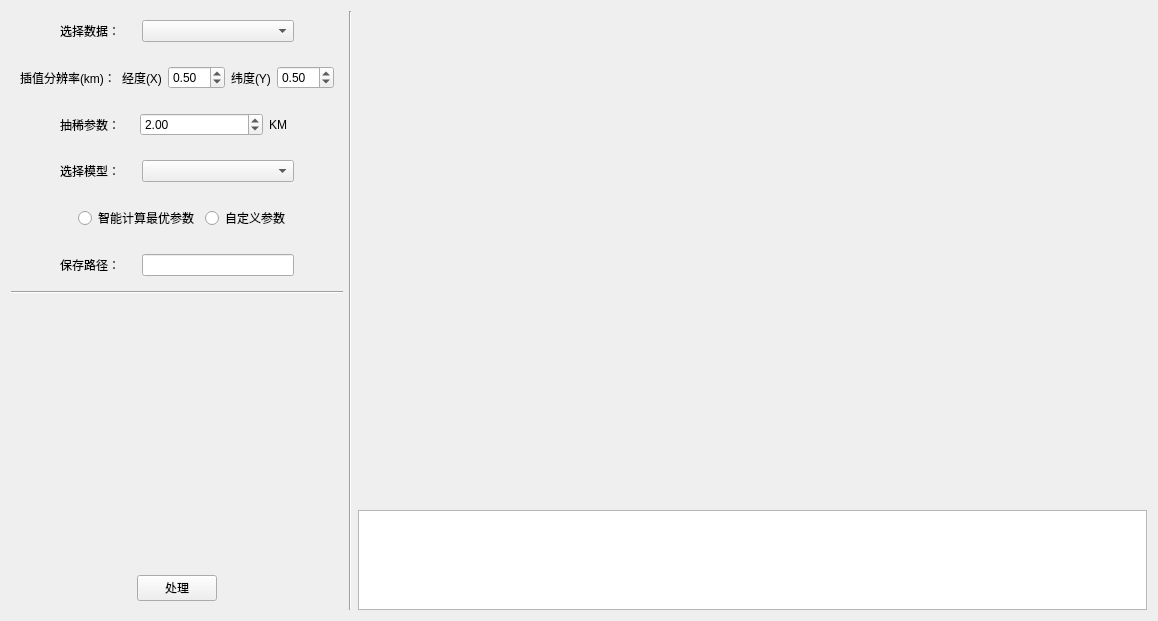
<?xml version="1.0" encoding="UTF-8"?>
<ui version="4.0">
 <class>ReferenceMap</class>
 <widget class="QWidget" name="ReferenceMap">
  <property name="geometry">
   <rect>
    <x>0</x>
    <y>0</y>
    <width>1158</width>
    <height>621</height>
   </rect>
  </property>
  <property name="minimumSize">
   <size>
    <width>0</width>
    <height>0</height>
   </size>
  </property>
  <property name="windowTitle">
   <string>整图建模</string>
  </property>
  <layout class="QHBoxLayout" name="horizontalLayout_6">
   <item>
    <layout class="QHBoxLayout" name="horizontalLayout" stretch="2,0,7">
     <property name="sizeConstraint">
      <enum>QLayout::SizeConstraint::SetDefaultConstraint</enum>
     </property>
     <item>
      <layout class="QVBoxLayout" name="verticalLayout" stretch="1,0,0,1,0,0,0,7,1">
       <property name="sizeConstraint">
        <enum>QLayout::SizeConstraint::SetDefaultConstraint</enum>
       </property>
       <item>
        <widget class="QWidget" name="widget_data" native="true">
         <property name="sizePolicy">
          <sizepolicy hsizetype="Preferred" vsizetype="Preferred">
           <horstretch>0</horstretch>
           <verstretch>0</verstretch>
          </sizepolicy>
         </property>
         <property name="minimumSize">
          <size>
           <width>0</width>
           <height>0</height>
          </size>
         </property>
         <layout class="QHBoxLayout" name="horizontalLayout_3" stretch="0,3,6,0">
          <property name="spacing">
           <number>6</number>
          </property>
          <property name="sizeConstraint">
           <enum>QLayout::SizeConstraint::SetDefaultConstraint</enum>
          </property>
          <item>
           <spacer name="horizontalSpacer_5">
            <property name="orientation">
             <enum>Qt::Orientation::Horizontal</enum>
            </property>
            <property name="sizeHint" stdset="0">
             <size>
              <width>40</width>
              <height>20</height>
             </size>
            </property>
           </spacer>
          </item>
          <item>
           <widget class="QLabel" name="label_2">
            <property name="sizePolicy">
             <sizepolicy hsizetype="Preferred" vsizetype="Preferred">
              <horstretch>0</horstretch>
              <verstretch>0</verstretch>
             </sizepolicy>
            </property>
            <property name="minimumSize">
             <size>
              <width>0</width>
              <height>0</height>
             </size>
            </property>
            <property name="text">
             <string>选择数据：</string>
            </property>
           </widget>
          </item>
          <item>
           <widget class="QComboBox" name="comboBox_data"/>
          </item>
          <item>
           <spacer name="horizontalSpacer_6">
            <property name="orientation">
             <enum>Qt::Orientation::Horizontal</enum>
            </property>
            <property name="sizeHint" stdset="0">
             <size>
              <width>40</width>
              <height>20</height>
             </size>
            </property>
           </spacer>
          </item>
         </layout>
        </widget>
       </item>
       <item>
        <widget class="QWidget" name="widget_3" native="true">
         <property name="minimumSize">
          <size>
           <width>0</width>
           <height>0</height>
          </size>
         </property>
         <layout class="QHBoxLayout" name="horizontalLayout_14">
          <item>
           <spacer name="horizontalSpacer_11">
            <property name="orientation">
             <enum>Qt::Orientation::Horizontal</enum>
            </property>
            <property name="sizeHint" stdset="0">
             <size>
              <width>40</width>
              <height>20</height>
             </size>
            </property>
           </spacer>
          </item>
          <item>
           <widget class="QLabel" name="label_5">
            <property name="text">
             <string>插值分辨率(km)：</string>
            </property>
           </widget>
          </item>
          <item>
           <widget class="QLabel" name="label_7">
            <property name="text">
             <string>经度(X)</string>
            </property>
           </widget>
          </item>
          <item>
           <widget class="QDoubleSpinBox" name="doubleSpinBox_dx">
            <property name="sizePolicy">
             <sizepolicy hsizetype="Preferred" vsizetype="Fixed">
              <horstretch>0</horstretch>
              <verstretch>0</verstretch>
             </sizepolicy>
            </property>
            <property name="maximumSize">
             <size>
              <width>80</width>
              <height>16777215</height>
             </size>
            </property>
            <property name="value">
             <double>0.500000000000000</double>
            </property>
           </widget>
          </item>
          <item>
           <widget class="QLabel" name="label_6">
            <property name="text">
             <string>纬度(Y)</string>
            </property>
           </widget>
          </item>
          <item>
           <widget class="QDoubleSpinBox" name="doubleSpinBox_dy">
            <property name="enabled">
             <bool>true</bool>
            </property>
            <property name="sizePolicy">
             <sizepolicy hsizetype="Preferred" vsizetype="Fixed">
              <horstretch>0</horstretch>
              <verstretch>0</verstretch>
             </sizepolicy>
            </property>
            <property name="maximumSize">
             <size>
              <width>80</width>
              <height>16777215</height>
             </size>
            </property>
            <property name="value">
             <double>0.500000000000000</double>
            </property>
           </widget>
          </item>
          <item>
           <spacer name="horizontalSpacer_12">
            <property name="orientation">
             <enum>Qt::Orientation::Horizontal</enum>
            </property>
            <property name="sizeHint" stdset="0">
             <size>
              <width>40</width>
              <height>20</height>
             </size>
            </property>
           </spacer>
          </item>
         </layout>
        </widget>
       </item>
       <item>
        <widget class="QWidget" name="widget_2" native="true">
         <property name="minimumSize">
          <size>
           <width>0</width>
           <height>0</height>
          </size>
         </property>
         <layout class="QHBoxLayout" name="horizontalLayout_13" stretch="0,3,5,1,0">
          <item>
           <spacer name="horizontalSpacer_9">
            <property name="orientation">
             <enum>Qt::Orientation::Horizontal</enum>
            </property>
            <property name="sizeHint" stdset="0">
             <size>
              <width>40</width>
              <height>20</height>
             </size>
            </property>
           </spacer>
          </item>
          <item>
           <widget class="QLabel" name="label_4">
            <property name="text">
             <string>抽稀参数：</string>
            </property>
           </widget>
          </item>
          <item>
           <widget class="QDoubleSpinBox" name="doubleSpinBox_sparse">
            <property name="value">
             <double>2.000000000000000</double>
            </property>
           </widget>
          </item>
          <item>
           <widget class="QLabel" name="label_8">
            <property name="text">
             <string>KM</string>
            </property>
           </widget>
          </item>
          <item>
           <spacer name="horizontalSpacer_10">
            <property name="orientation">
             <enum>Qt::Orientation::Horizontal</enum>
            </property>
            <property name="sizeHint" stdset="0">
             <size>
              <width>40</width>
              <height>20</height>
             </size>
            </property>
           </spacer>
          </item>
         </layout>
        </widget>
       </item>
       <item>
        <widget class="QWidget" name="widget_model" native="true">
         <property name="sizePolicy">
          <sizepolicy hsizetype="Preferred" vsizetype="Preferred">
           <horstretch>0</horstretch>
           <verstretch>0</verstretch>
          </sizepolicy>
         </property>
         <property name="minimumSize">
          <size>
           <width>0</width>
           <height>0</height>
          </size>
         </property>
         <layout class="QHBoxLayout" name="horizontalLayout_2" stretch="0,3,6,0">
          <property name="sizeConstraint">
           <enum>QLayout::SizeConstraint::SetDefaultConstraint</enum>
          </property>
          <item>
           <spacer name="horizontalSpacer_3">
            <property name="orientation">
             <enum>Qt::Orientation::Horizontal</enum>
            </property>
            <property name="sizeHint" stdset="0">
             <size>
              <width>40</width>
              <height>20</height>
             </size>
            </property>
           </spacer>
          </item>
          <item>
           <widget class="QLabel" name="label">
            <property name="sizePolicy">
             <sizepolicy hsizetype="Preferred" vsizetype="Preferred">
              <horstretch>0</horstretch>
              <verstretch>0</verstretch>
             </sizepolicy>
            </property>
            <property name="text">
             <string>选择模型：</string>
            </property>
           </widget>
          </item>
          <item>
           <widget class="QComboBox" name="comboBox_model"/>
          </item>
          <item>
           <spacer name="horizontalSpacer_4">
            <property name="orientation">
             <enum>Qt::Orientation::Horizontal</enum>
            </property>
            <property name="sizeHint" stdset="0">
             <size>
              <width>40</width>
              <height>20</height>
             </size>
            </property>
           </spacer>
          </item>
         </layout>
        </widget>
       </item>
       <item>
        <widget class="QWidget" name="widget_4" native="true">
         <property name="minimumSize">
          <size>
           <width>0</width>
           <height>0</height>
          </size>
         </property>
         <layout class="QHBoxLayout" name="horizontalLayout_15">
          <item>
           <spacer name="horizontalSpacer_13">
            <property name="orientation">
             <enum>Qt::Orientation::Horizontal</enum>
            </property>
            <property name="sizeHint" stdset="0">
             <size>
              <width>40</width>
              <height>20</height>
             </size>
            </property>
           </spacer>
          </item>
          <item>
           <widget class="QLabel" name="label_9">
            <property name="text">
             <string/>
            </property>
            <property name="alignment">
             <set>Qt::AlignmentFlag::AlignLeading|Qt::AlignmentFlag::AlignLeft|Qt::AlignmentFlag::AlignVCenter</set>
            </property>
           </widget>
          </item>
          <item>
           <widget class="QRadioButton" name="radioButton_auto">
            <property name="text">
             <string>智能计算最优参数</string>
            </property>
           </widget>
          </item>
          <item alignment="Qt::AlignmentFlag::AlignLeft">
           <widget class="QRadioButton" name="radioButton_self">
            <property name="text">
             <string>自定义参数</string>
            </property>
           </widget>
          </item>
          <item>
           <spacer name="horizontalSpacer_14">
            <property name="orientation">
             <enum>Qt::Orientation::Horizontal</enum>
            </property>
            <property name="sizeHint" stdset="0">
             <size>
              <width>40</width>
              <height>20</height>
             </size>
            </property>
           </spacer>
          </item>
         </layout>
        </widget>
       </item>
       <item>
        <widget class="QWidget" name="widget" native="true">
         <property name="minimumSize">
          <size>
           <width>0</width>
           <height>0</height>
          </size>
         </property>
         <layout class="QHBoxLayout" name="horizontalLayout_4" stretch="0,3,6,0">
          <item>
           <spacer name="horizontalSpacer_7">
            <property name="orientation">
             <enum>Qt::Orientation::Horizontal</enum>
            </property>
            <property name="sizeHint" stdset="0">
             <size>
              <width>40</width>
              <height>20</height>
             </size>
            </property>
           </spacer>
          </item>
          <item>
           <widget class="QLabel" name="label_3">
            <property name="text">
             <string>保存路径：</string>
            </property>
           </widget>
          </item>
          <item>
           <widget class="txtLineEdit" name="lineEdit_savePath"/>
          </item>
          <item>
           <spacer name="horizontalSpacer_8">
            <property name="orientation">
             <enum>Qt::Orientation::Horizontal</enum>
            </property>
            <property name="sizeHint" stdset="0">
             <size>
              <width>40</width>
              <height>20</height>
             </size>
            </property>
           </spacer>
          </item>
         </layout>
        </widget>
       </item>
       <item>
        <widget class="Line" name="line_2">
         <property name="orientation">
          <enum>Qt::Orientation::Horizontal</enum>
         </property>
        </widget>
       </item>
       <item>
        <widget class="QWidget" name="widget_para" native="true">
         <layout class="QVBoxLayout" name="verticalLayout_para">
          <property name="sizeConstraint">
           <enum>QLayout::SizeConstraint::SetDefaultConstraint</enum>
          </property>
         </layout>
        </widget>
       </item>
       <item>
        <widget class="QWidget" name="widget_confirm" native="true">
         <property name="sizePolicy">
          <sizepolicy hsizetype="Preferred" vsizetype="Preferred">
           <horstretch>0</horstretch>
           <verstretch>0</verstretch>
          </sizepolicy>
         </property>
         <property name="minimumSize">
          <size>
           <width>0</width>
           <height>0</height>
          </size>
         </property>
         <property name="baseSize">
          <size>
           <width>0</width>
           <height>0</height>
          </size>
         </property>
         <layout class="QHBoxLayout" name="horizontalLayout_5">
          <item>
           <spacer name="horizontalSpacer_2">
            <property name="orientation">
             <enum>Qt::Orientation::Horizontal</enum>
            </property>
            <property name="sizeHint" stdset="0">
             <size>
              <width>40</width>
              <height>20</height>
             </size>
            </property>
           </spacer>
          </item>
          <item>
           <widget class="QPushButton" name="pushButton">
            <property name="text">
             <string>处理</string>
            </property>
           </widget>
          </item>
          <item>
           <spacer name="horizontalSpacer">
            <property name="orientation">
             <enum>Qt::Orientation::Horizontal</enum>
            </property>
            <property name="sizeHint" stdset="0">
             <size>
              <width>40</width>
              <height>20</height>
             </size>
            </property>
           </spacer>
          </item>
         </layout>
        </widget>
       </item>
      </layout>
     </item>
     <item>
      <widget class="Line" name="line">
       <property name="orientation">
        <enum>Qt::Orientation::Vertical</enum>
       </property>
      </widget>
     </item>
     <item>
      <layout class="QVBoxLayout" name="verticalLayout_pic" stretch="2,2,2,2,2,2,1">
       <item>
        <widget class="QWidget" name="widget_pic5" native="true">
         <layout class="QHBoxLayout" name="horizontalLayout_12"/>
        </widget>
       </item>
       <item>
        <widget class="QWidget" name="widget_pic4" native="true">
         <layout class="QHBoxLayout" name="horizontalLayout_11"/>
        </widget>
       </item>
       <item>
        <widget class="QWidget" name="widget_pic3" native="true">
         <layout class="QHBoxLayout" name="horizontalLayout_10"/>
        </widget>
       </item>
       <item>
        <widget class="QWidget" name="widget_pic1" native="true">
         <layout class="QHBoxLayout" name="horizontalLayout_9"/>
        </widget>
       </item>
       <item>
        <widget class="QWidget" name="widget_pic2" native="true">
         <layout class="QHBoxLayout" name="horizontalLayout_7"/>
        </widget>
       </item>
       <item>
        <widget class="QWidget" name="widget_pic0" native="true">
         <property name="sizePolicy">
          <sizepolicy hsizetype="Preferred" vsizetype="Preferred">
           <horstretch>0</horstretch>
           <verstretch>0</verstretch>
          </sizepolicy>
         </property>
         <layout class="QHBoxLayout" name="horizontalLayout_8"/>
        </widget>
       </item>
       <item>
        <widget class="QTextBrowser" name="textBrowser">
         <property name="sizePolicy">
          <sizepolicy hsizetype="Preferred" vsizetype="Fixed">
           <horstretch>0</horstretch>
           <verstretch>0</verstretch>
          </sizepolicy>
         </property>
         <property name="maximumSize">
          <size>
           <width>16777215</width>
           <height>100</height>
          </size>
         </property>
        </widget>
       </item>
      </layout>
     </item>
    </layout>
   </item>
  </layout>
 </widget>
 <customwidgets>
  <customwidget>
   <class>txtLineEdit</class>
   <extends>QLineEdit</extends>
   <header>utils.h</header>
  </customwidget>
 </customwidgets>
 <resources/>
 <connections/>
</ui>
